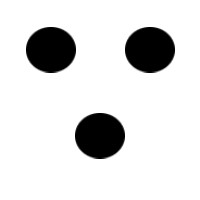
#> input picture img/dots_input.jpeg, 200 x 200 px
$ python pyinpaint.py   (older library calls are emulated)
#> lines starting #> are read from the running program, lines starting #| are printed output that depends on the picture
#> further down, a is the input picture: shape (200, 200, 3); min 0, max 255, mean 220.6
import numpy as np
import matplotlib.pyplot as plt

rgb2ycbcr_mat = np.array([
    [0.299, 0.587, 0.114],
    [-0.168736,-0.331264,0.5],
    [0.5,-0.418688,-0.081312]
    ])

ycbcr_offsets = np.array([[16.],[128.],[128.]])
ycbcr_scales = np.array([[219.],[224.],[224.]])


def rgb2ycbcr(img):
    res = img.astype(np.float)/255.
    res = res.swapaxes(0,2)
    old_shape = res.shape
#> old_shape = (3, 200, 200)
    res = res.reshape((3,-1))
    res = np.dot(rgb2ycbcr_mat,res)
    res = res * ycbcr_scales + ycbcr_offsets
    res.shape = old_shape
    res = np.swapaxes(res,2,0)
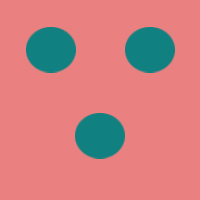
#> res: shape (200, 200, 3) float64; mean R, G, B 205.5, 128, 128
    return np.round(res).astype(np.uint8)

def ycbcr2rgb(img):
    res = img.astype(np.float)
#> res: shape (200, 200, 3) float64; mean of channels 0, 1, 2 205.5, 128, 128
    res = res.swapaxes(0,2)
    old_shape = res.shape
#> old_shape = (3, 200, 200)
    res = res.reshape((3,-1))
    res = (res - ycbcr_offsets)/ycbcr_scales
    res = np.dot(np.linalg.inv(rgb2ycbcr_mat),res)
    res.shape = old_shape
    res = np.swapaxes(res,2,0)
#> res: shape (200, 200, 3) float64; mean of channels 0, 1, 2 0.865, 0.865, 0.865
    return np.round(res * 255.).astype(np.uint8)

a = plt.imread("img/dots_input.jpeg")
plt.figure()
plt.imshow(a)
plt.figure()
a1 = rgb2ycbcr(a)
plt.imshow(a1)
a2 = ycbcr2rgb(a1)
plt.figure()
plt.imshow(a2)
plt.show()
